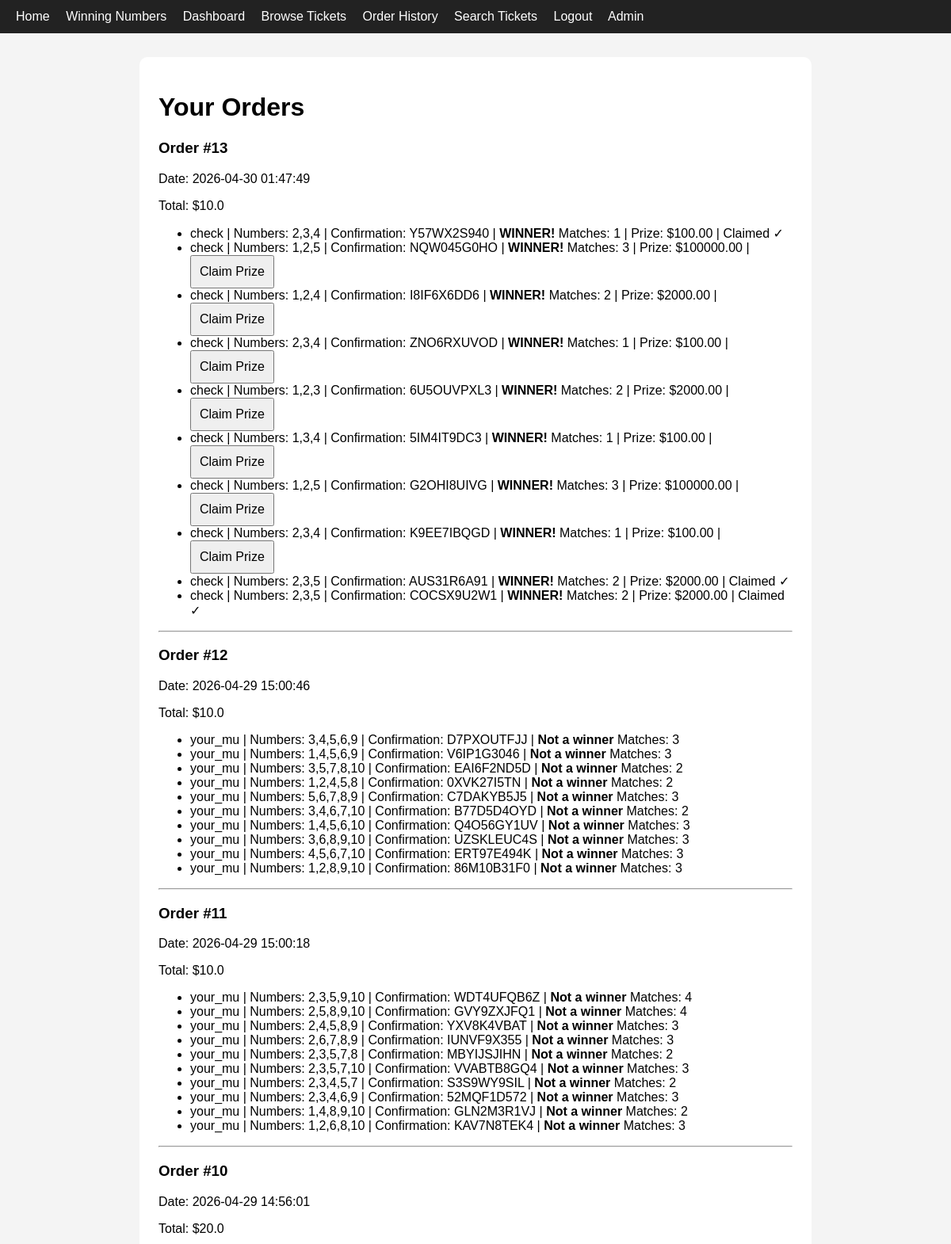
/orders (signed in, upper part), run on the app's committed database.
### tables this page shows
CREATE TABLE orders (
    id INTEGER PRIMARY KEY AUTOINCREMENT,
    user_id INTEGER NOT NULL,
    order_date TEXT NOT NULL,
    total_amount REAL NOT NULL,
    status TEXT NOT NULL,
    FOREIGN KEY (user_id) REFERENCES users (id)
);

CREATE TABLE tickets (
    id INTEGER PRIMARY KEY AUTOINCREMENT,
    order_id INTEGER NOT NULL,
    ticket_type_id INTEGER NOT NULL,
    selected_numbers TEXT NOT NULL,
    selected_bonus TEXT,
    claim_code TEXT,
    payout_type TEXT DEFAULT 'none',
    selection_mode TEXT NOT NULL,
    confirmation_number TEXT NOT NULL UNIQUE,
    is_winner INTEGER NOT NULL DEFAULT 0,
    match_count INTEGER NOT NULL DEFAULT 0,
    bonus_match INTEGER NOT NULL DEFAULT 0,
    winning_amount REAL NOT NULL DEFAULT 0,
    result_status TEXT NOT NULL DEFAULT 'pending_drawing',
    claim_status TEXT NOT NULL DEFAULT 'not_claimed',
    FOREIGN KEY (order_id) REFERENCES orders (id),
    FOREIGN KEY (ticket_type_id) REFERENCES ticket_types (id)
);

CREATE TABLE ticket_types (
    id INTEGER PRIMARY KEY AUTOINCREMENT,
    game_name TEXT NOT NULL,
    price REAL NOT NULL,
    drawing_date TEXT NOT NULL,
    prize_amount REAL NOT NULL,
    winning_numbers TEXT,
    winning_bonus TEXT,
    is_active INTEGER NOT NULL DEFAULT 1
);

### app.py (the view)
@app.route("/orders")
@login_required
def orders():
    db = get_db()
    orders = db.execute("""
        SELECT * FROM orders WHERE user_id=? ORDER BY order_date DESC
    """, (session["user_id"],)).fetchall()
    tickets = db.execute("""
        SELECT t.*, tt.game_name FROM tickets t
        JOIN ticket_types tt ON t.ticket_type_id = tt.id
        JOIN orders o ON t.order_id = o.id
        WHERE o.user_id=? ORDER BY o.order_date DESC, t.id DESC
    """, (session["user_id"],)).fetchall()
    return render_template("orders.html", orders=orders, tickets=tickets)

### app.py (called while the page is built)
def get_db():
    if "db" not in g:
        g.db = sqlite3.connect(DATABASE)
        g.db.row_factory = sqlite3.Row
    return g.db

def login_required(view):
    @wraps(view)
    def wrapped_view(*args, **kwargs):
        if "user_id" not in session:
            flash("Please log in first.")
            return redirect(url_for("login"))
        return view(*args, **kwargs)
    return wrapped_view

### templates/orders.html (shortened to what this page needs)
{% extends "base.html" %}
{% block content %}
<h1>Your Orders</h1>
{% for order in orders %}
    <div>
        <h3>Order #{{ order.id }}</h3>
        <p>Date: {{ order.order_date }}</p>
        <p>Total: ${{ order.total_amount }}</p>
    </div>
    <ul>
    {% for ticket in tickets %}
        {% if ticket.order_id == order.id %}
            <li>
                {{ ticket.game_name }} |
                Numbers: {{ ticket.selected_numbers }}
                {% if ticket.selected_bonus %} + Bonus: {{ ticket.selected_bonus }}{% endif %} |
                Confirmation: {{ ticket.confirmation_number }} |
                {% if ticket.result_status == 'pending_drawing' %}
                    <strong>Status: Pending Drawing</strong>
                {% elif ticket.result_status == 'winning' %}
                    <strong>WINNER!</strong>
                    Matches: {{ ticket.match_count }}
                    {% if ticket.bonus_match %} + Bonus ✓{% endif %} |
                    Prize: ${{ "%.2f"|format(ticket.winning_amount) }} |
                    {% if ticket.claim_status == 'not_claimed' %}
                        <a href="{{ url_for('claim_ticket', ticket_id=ticket.id) }}">
                            <button>Claim Prize</button>
                        </a>
                    {% else %}
                        <span>Claimed ✓</span>
                    {% endif %}
                {% else %}
                    <strong>Not a winner</strong>
                    Matches: {{ ticket.match_count }}
                {% endif %}
            </li>
        {% endif %}
    {% endfor %}
    </ul>
    <hr>
{% endfor %}
{% endblock %}

### static/style.css (style rules this page uses)
body { font-family: Arial, sans-serif; margin: 0; background: #f4f4f4; }
input, button { padding: 10px; font-size: 16px; }
button { cursor: pointer; }

### data on the page
orders: id "13", order_date "2026-04-30 01:47:49", total_amount "10.0"
tickets: game_name "check", selected_numbers "2,3,4", confirmation_number "Y57WX2S940", match_count "1", winning_amount "100.00", claim_status "Claimed ✓"
tickets: game_name "check", selected_numbers "1,2,5", confirmation_number "NQW045G0HO", match_count "3", winning_amount "100000.00"
tickets: game_name "check", selected_numbers "1,2,4", confirmation_number "I8IF6X6DD6", match_count "2", winning_amount "2000.00"
tickets: game_name "check", selected_numbers "2,3,4", confirmation_number "ZNO6RXUVOD", match_count "1", winning_amount "100.00"
tickets: game_name "check", selected_numbers "1,2,3", confirmation_number "6U5OUVPXL3", match_count "2", winning_amount "2000.00"
tickets: game_name "check", selected_numbers "1,3,4", confirmation_number "5IM4IT9DC3", match_count "1", winning_amount "100.00"
tickets: game_name "check", selected_numbers "1,2,5", confirmation_number "G2OHI8UIVG", match_count "3", winning_amount "100000.00"
tickets: game_name "check", selected_numbers "2,3,4", confirmation_number "K9EE7IBQGD", match_count "1", winning_amount "100.00"
tickets: game_name "check", selected_numbers "2,3,5", confirmation_number "AUS31R6A91", match_count "2", winning_amount "2000.00", claim_status "Claimed ✓"
tickets: game_name "check", selected_numbers "2,3,5", confirmation_number "COCSX9U2W1", match_count "2", winning_amount "2000.00", claim_status "Claimed ✓"
orders: id "12", order_date "2026-04-29 15:00:46", total_amount "10.0"
tickets: game_name "your_mu", selected_numbers "3,4,5,6,9", confirmation_number "D7PXOUTFJJ", match_count "3"
tickets: game_name "your_mu", selected_numbers "1,4,5,6,9", confirmation_number "V6IP1G3046", match_count "3"
tickets: game_name "your_mu", selected_numbers "3,5,7,8,10", confirmation_number "EAI6F2ND5D", match_count "2"
tickets: game_name "your_mu", selected_numbers "1,2,4,5,8", confirmation_number "0XVK27I5TN", match_count "2"
tickets: game_name "your_mu", selected_numbers "5,6,7,8,9", confirmation_number "C7DAKYB5J5", match_count "3"
tickets: game_name "your_mu", selected_numbers "3,4,6,7,10", confirmation_number "B77D5D4OYD", match_count "2"
tickets: game_name "your_mu", selected_numbers "1,4,5,6,10", confirmation_number "Q4O56GY1UV", match_count "3"
tickets: game_name "your_mu", selected_numbers "3,6,8,9,10", confirmation_number "UZSKLEUC4S", match_count "3"
tickets: game_name "your_mu", selected_numbers "4,5,6,7,10", confirmation_number "ERT97E494K", match_count "3"
tickets: game_name "your_mu", selected_numbers "1,2,8,9,10", confirmation_number "86M10B31F0", match_count "3"
orders: id "11", order_date "2026-04-29 15:00:18", total_amount "10.0"
tickets: game_name "your_mu", selected_numbers "2,3,5,9,10", confirmation_number "WDT4UFQB6Z", match_count "4"
tickets: game_name "your_mu", selected_numbers "2,5,8,9,10", confirmation_number "GVY9ZXJFQ1", match_count "4"
tickets: game_name "your_mu", selected_numbers "2,4,5,8,9", confirmation_number "YXV8K4VBAT", match_count "3"
tickets: game_name "your_mu", selected_numbers "2,6,7,8,9", confirmation_number "IUNVF9X355", match_count "3"
tickets: game_name "your_mu", selected_numbers "2,3,5,7,8", confirmation_number "MBYIJSJIHN", match_count "2"
tickets: game_name "your_mu", selected_numbers "2,3,5,7,10", confirmation_number "VVABTB8GQ4", match_count "3"
tickets: game_name "your_mu", selected_numbers "2,3,4,5,7", confirmation_number "S3S9WY9SIL", match_count "2"
tickets: game_name "your_mu", selected_numbers "2,3,4,6,9", confirmation_number "52MQF1D572", match_count "3"
tickets: game_name "your_mu", selected_numbers "1,4,8,9,10", confirmation_number "GLN2M3R1VJ", match_count "2"
tickets: game_name "your_mu", selected_numbers "1,2,6,8,10", confirmation_number "KAV7N8TEK4", match_count "3"
orders: id "10", order_date "2026-04-29 14:56:01", total_amount "20.0"
